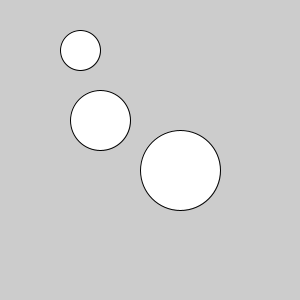
Frame 1 (no input)
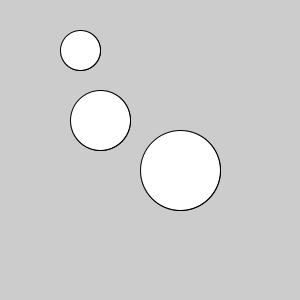
Frame 2 (the mouse pressed at the canvas centre, redrawn once)

The Processing sketch that drew these frames (run headless with seeded random() and noise(); the mouse was pressed at the canvas centre and the sketch redrawn once):

// Processing sketch: PVector_add
// ── PVector_add.pde
PVector v1, v2;

void setup() {
  size(300, 300);

  noLoop();

  v1 = new PVector(100, 120, 0);

  v2 = new PVector(80, 50, 0);
}

void draw() {
  // 以向量v1的数值为圆心,绘制半径为60的圆(中部)
  ellipse(v1.x, v1.y, 60, 60);

  // 以向量v2的数值为圆心,绘制半径为40的圆(上部)
  ellipse(v2.x, v2.y, 40, 40);

  // 以向量v1和v2之和为圆心,绘制半径为80的圆(右下部)
  PVector v3 = PVector.add(v1, v2);

  ellipse(v3.x, v3.y, 80, 80);
}
